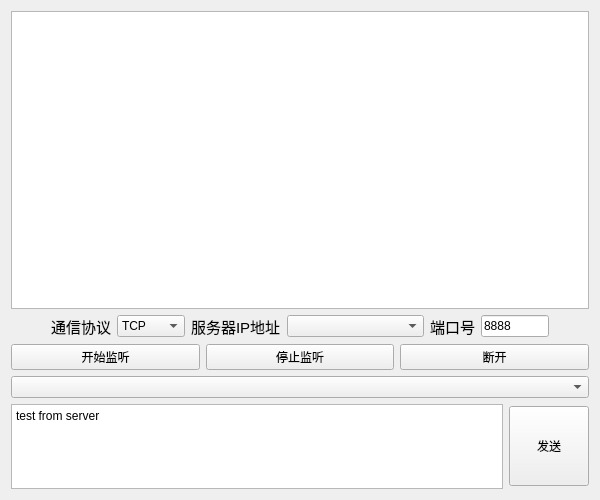
<?xml version="1.0" encoding="UTF-8"?>
<ui version="4.0">
 <class>Widget</class>
 <widget class="QWidget" name="Widget">
  <property name="geometry">
   <rect>
    <x>0</x>
    <y>0</y>
    <width>600</width>
    <height>500</height>
   </rect>
  </property>
  <property name="windowTitle">
   <string>网络调试助手服务端</string>
  </property>
  <layout class="QGridLayout" name="gridLayout">
   <item row="0" column="0">
    <layout class="QVBoxLayout" name="verticalLayout" stretch="7,1,1,0,2">
     <item>
      <widget class="QPlainTextEdit" name="editRev"/>
     </item>
     <item>
      <layout class="QHBoxLayout" name="horizontalLayout" stretch="0,0,1,0,2,0,1,0">
       <item>
        <spacer name="horizontalSpacer">
         <property name="orientation">
          <enum>Qt::Horizontal</enum>
         </property>
         <property name="sizeHint" stdset="0">
          <size>
           <width>40</width>
           <height>20</height>
          </size>
         </property>
        </spacer>
       </item>
       <item>
        <widget class="QLabel" name="label">
         <property name="font">
          <font>
           <pointsize>11</pointsize>
          </font>
         </property>
         <property name="text">
          <string>通信协议</string>
         </property>
        </widget>
       </item>
       <item>
        <widget class="QComboBox" name="comboBoxProt">
         <item>
          <property name="text">
           <string>TCP</string>
          </property>
         </item>
         <item>
          <property name="text">
           <string>UDP</string>
          </property>
         </item>
        </widget>
       </item>
       <item>
        <widget class="QLabel" name="label_2">
         <property name="font">
          <font>
           <pointsize>11</pointsize>
          </font>
         </property>
         <property name="text">
          <string>服务器IP地址</string>
         </property>
        </widget>
       </item>
       <item>
        <widget class="QComboBox" name="comboBoxAddr"/>
       </item>
       <item>
        <widget class="QLabel" name="label_3">
         <property name="font">
          <font>
           <pointsize>11</pointsize>
          </font>
         </property>
         <property name="text">
          <string>端口号</string>
         </property>
        </widget>
       </item>
       <item>
        <widget class="QLineEdit" name="lineEditPort">
         <property name="text">
          <string>8888</string>
         </property>
        </widget>
       </item>
       <item>
        <spacer name="horizontalSpacer_2">
         <property name="orientation">
          <enum>Qt::Horizontal</enum>
         </property>
         <property name="sizeHint" stdset="0">
          <size>
           <width>40</width>
           <height>20</height>
          </size>
         </property>
        </spacer>
       </item>
      </layout>
     </item>
     <item>
      <layout class="QHBoxLayout" name="horizontalLayout_2">
       <item>
        <widget class="QPushButton" name="btnStartListen">
         <property name="enabled">
          <bool>true</bool>
         </property>
         <property name="text">
          <string>开始监听</string>
         </property>
        </widget>
       </item>
       <item>
        <widget class="QPushButton" name="btnStopListen">
         <property name="enabled">
          <bool>true</bool>
         </property>
         <property name="text">
          <string>停止监听</string>
         </property>
        </widget>
       </item>
       <item>
        <widget class="QPushButton" name="btnOverListen">
         <property name="enabled">
          <bool>true</bool>
         </property>
         <property name="text">
          <string>断开</string>
         </property>
        </widget>
       </item>
      </layout>
     </item>
     <item>
      <widget class="MycomboBox" name="comboBoxChild"/>
     </item>
     <item>
      <layout class="QHBoxLayout" name="horizontalLayout_3">
       <item>
        <widget class="QPlainTextEdit" name="editSend">
         <property name="plainText">
          <string>test from server</string>
         </property>
        </widget>
       </item>
       <item>
        <widget class="QPushButton" name="btnSend">
         <property name="minimumSize">
          <size>
           <width>50</width>
           <height>80</height>
          </size>
         </property>
         <property name="text">
          <string>发送</string>
         </property>
        </widget>
       </item>
      </layout>
     </item>
    </layout>
   </item>
  </layout>
 </widget>
 <customwidgets>
  <customwidget>
   <class>MycomboBox</class>
   <extends>QComboBox</extends>
   <header>mycombobox.h</header>
  </customwidget>
 </customwidgets>
 <resources/>
 <connections/>
</ui>
